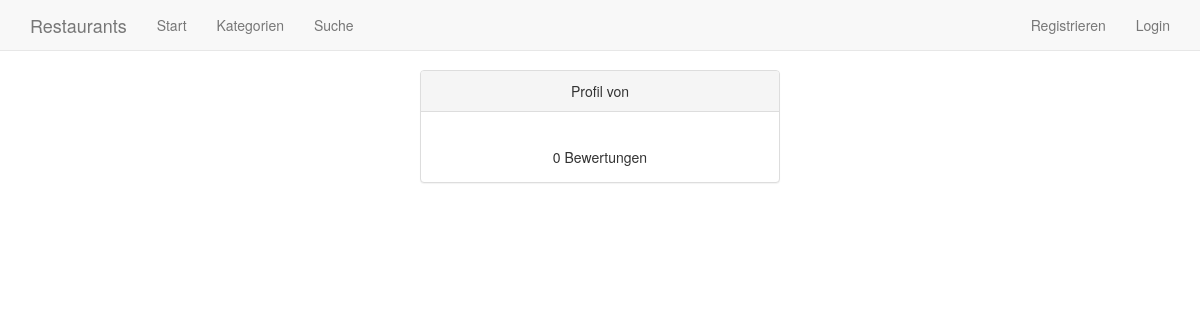
The page /user/3 on the database as committed earlier.
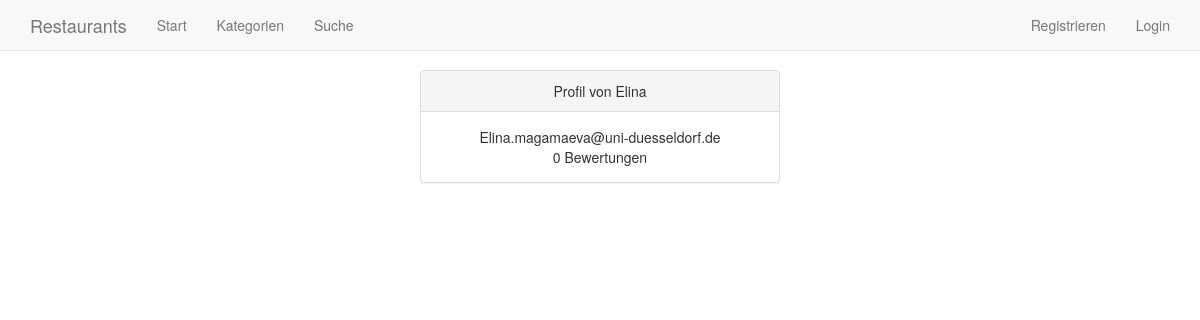
The same page on the database as committed later.
### tables this page shows
CREATE TABLE user (
	id INTEGER PRIMARY KEY,
	name TEXT,
	email TEXT,
	password TEXT
);

### application.py (the view)
@app.route('/user/<int:user_id>')
def user(user_id): # Informationen über einen Benutzer
	user = query_db('SELECT *, COUNT(rating.id) as ratings FROM user LEFT JOIN rating ON rating.user_id = user.id WHERE user.id = ? GROUP BY user.id', (user_id,), True)
	return render_template('user.html', user = user, session_user=get_user(session.get('user_id')))

### application.py (called while the page is built)
def get_db():
	db = getattr(g, '_database', None)
	if db is None:
		db = g._database = sqlite3.connect(DATABASE)
	db.row_factory = sqlite3.Row
	return db

@app.teardown_appcontext
def close_connection(exception):
	db = getattr(g, '_database', None)
	if db is not None:
		db.close()

def query_db(query, args=(), one=False):
	cur = get_db().execute(query, args)
	rv = cur.fetchall()
	cur.close()
	return (rv[0] if rv else None) if one else rv

def get_user(user_id): # Einen User anhand seiner ID aus der Datenbank holen
	if user_id != None:
		user = query_db('SELECT * FROM user WHERE id = ?', (user_id,), True)
	else:
		user = None
	return user

### templates/user.html
{% extends "layout.html" %}
{% block navigation %}{{ super( ) }}{% endblock %}
{% block content %}
<div class="row">
	<div class="col-sm-offset-4 col-sm-4">
		<div class="panel panel-default text-center">
			<div class="panel-heading">
				Profil von {{ user['name'] }}
			</div>
			<div class="panel-body">
				{{ user['email'] }}</br>
				{{ user['ratings'] }} Bewertungen
			</div>
		</div>
	</div>
</div>
{% endblock %}

### templates/layout.html (shortened to what this page needs)
<!doctype html>
<html>
	<head>
		<link rel="stylesheet" href="{{ url_for('static', filename='bootstrap.min.css') }}">
	</head>
	<body style="padding-top: 70px;">
		{% block navigation %}
		<nav class="navbar navbar-default navbar-fixed-top">
			<div class="container">
				<div class="navbar-header">
					<a class="navbar-brand" href="{{ url_for('.restaurants') }}">Restaurants</a>
				</div>
				<div id="navbar" class="navbar-collapse collapse">
					<ul class="nav navbar-nav">
						<li><a href="{{ url_for('.restaurants') }}">Start</a></li>
						<li><a href="{{ url_for('.categories') }}">Kategorien</a></li>
						<li><a href="{{ url_for('.search_form') }}">Suche</a></li>
					</ul>
					<ul class="nav navbar-nav navbar-right">
						{% if session_user != None %}
						<li><a href="{{ url_for('.user', user_id=session_user['id']) }}">{{ session_user['name'] }}</a></li>
						<li><a href="{{ url_for('.logout') }}">Logout</a></li>
						{% else %}
						<li><a href="{{ url_for('.register_form') }}">Registrieren</a></li>
						<li><a href="{{ url_for('.login_form') }}">Login</a></li>
						{% endif %}
					</ul>
				</div>
			</div>
		</nav>
		{% endblock %}
		<div class="container">
			{% block content %}{% endblock %}
		</div>
	</body>
</html>

Rows that differ between the two databases and show on the page:
now on this page (row edited): user: name "Elina", email "Elina.magamaeva@uni-duesseldorf.de"
